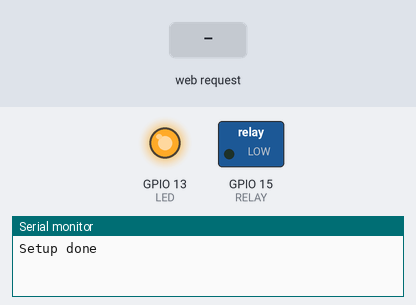
Bench run of a program on a simulated ESP8266 (NodeMCU). Shown: switched loads named in the program (green lamp = pin HIGH), output pins drawn as LEDs (lit = HIGH), the last lines printed to the serial monitor. Inputs (shaded band) come from the test bench. WiFi joins after 1.5 s; servers stay silent unless stated; network time is answered at once with the bench clock; the local clock reads 2024-03-15 10:24:30 at power-on unless the program sets it.

Above: at 2.7 s.
2.8 s: HTTP request GET /ring received
At 3.7 s:
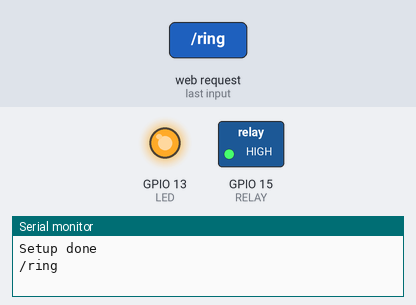
8.8 s: HTTP request GET /ring?ssid=1 received
At 14.5 s:
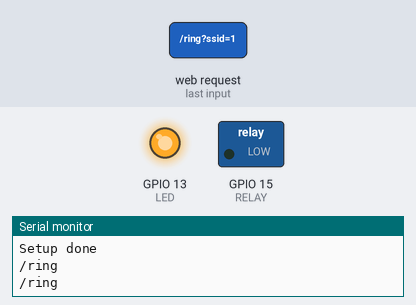
Timing chart, 0 to 15.3 s (numbered marks = the images above; inputs shaded):
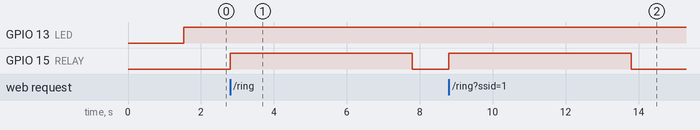

Measured:
- after the input at 2.8 s, GPIO 15 (RELAY): LOW → HIGH at once, → LOW 5.0 s later
- after the input at 8.8 s, GPIO 15 (RELAY): LOW → HIGH at once, → LOW 5.0 s later

The program:

main.cpp
```cpp
// wifi stuff
#include <ESP8266WiFi.h>
#include <ESP8266mDNS.h>
// webpage
#include <ESP8266WebServer.h>
// ntp client
#include <WiFiUdp.h>
#include <NTPClient.h>

#define HOSTNAME "sinal"
#define RELAY 15 // D1
#define LED   13 // D2

// alarm stuff
bool isAlarming = false;
uint64_t alarmStart = 0;
// time sync
WiFiUDP ntpUDP;
NTPClient ntpClient(ntpUDP);  // UTC-3 (-10800), update each minute (60000)
// web server
ESP8266WebServer webServer(80);
// common stuff for all subpages
String pageCommon = R"(
  <!DOCTYPE html>
  <html>
  <head>
    <script>
      window.onload = function () {
        const navType = performance.navigation.type
        if (navType === 1 || navType === 2)
          window.location.replace('/')
      }
    </script>
    <style>
      body { font-family: Arial, sans-serif; text-align: center; }
      p { margin: 10px 0px 5px; }
      button { padding: 5px 10px; margin: 5px; }
      input { padding: 5px; margin: 5px; }
      .form-container {
        background-color: #d0d0d0;
        padding: 0px 15px;
        display: inline-block; margin: 5px
      }
      .button-group {
        display: flex;
        justify-content: center;
        margin-top: 10px;
        margin: 0 5px;
      }
    </style>
    <meta charset='UTF-8'>
    <meta http-equiv='X-UA-Compatible' content='IE=edge'>
    <meta name='viewport' content='width=device-width, initial-scale=1.0'>
    <title>Sinal</title>
)";

// alarm stuff
void try2Alarm(int dow, int h, int m, int s);
// Pages handlers
void handleNotFound();
void handleRoot();
void handleRing();
void handleSave();


void setup() {
  pinMode(RELAY, OUTPUT);
  digitalWrite(RELAY, LOW);
  pinMode(LED, OUTPUT);
  digitalWrite(LED, LOW);

  Serial.begin(9600);

  // setup persistent wifi
  WiFi.setAutoReconnect(true);
  WiFi.persistent(true);
  WiFi.mode(WIFI_AP_STA);  // allow wifi connection and access point
  WiFi.softAP(HOSTNAME, "sinalconf", 1, false, 1);
  WiFi.begin();

  WiFi.waitForConnectResult(8000);

  // setup web server
  webServer.begin();
  webServer.onNotFound(handleNotFound);
  webServer.on("/", HTTP_GET, handleRoot);
  webServer.on("/ring", HTTP_GET, handleRing);
  webServer.on("/save", HTTP_GET, handleSave);

  // setup time client
  ntpClient.setTimeOffset(-10800);
  ntpClient.begin();
  // Hostname domain so that we don't need to know esp's ip
  MDNS.begin(HOSTNAME);

  Serial.println("Setup done");
}

void loop() {
  webServer.handleClient();
  ntpClient.update();  // time sync
  MDNS.update();  // hostname

  const uint64_t timeAlarming = millis() - alarmStart;
  if (isAlarming && timeAlarming >= 5000) {
    digitalWrite(RELAY, LOW);
    isAlarming = false;
  }
  else if (!isAlarming) {
    try2Alarm(0, 9, 0, 0);
    try2Alarm(0, 10, 50, 0);
    try2Alarm(0, 11, 0, 0);
    try2Alarm(0, 18, 30, 0);
    try2Alarm(4, 19, 30, 0);
  }

  digitalWrite(LED, WiFi.isConnected());
}


void try2Alarm(int dow, int h, int m, int s) {
  const bool match = ntpClient.isTimeSet() &&
      ntpClient.getDay() == dow &&
      ntpClient.getHours() == h &&
      ntpClient.getMinutes() == m &&
      ntpClient.getSeconds() == s;

  if (match) {
    digitalWrite(RELAY, HIGH);
    isAlarming = true;
    alarmStart = millis();
  }
}

void handleNotFound() {
  Serial.println("Not found");

  webServer.send(404, "text/html", pageCommon + R"(
    </head>
    <body>
      <h1>Página não encontrada</h1>
      <form action='/' method='GET'>
        <button type='submit'>página inicial</button>
      </form>
    </body>
    </html>
  )");
}

void handleRoot() {
  Serial.println("/");

  webServer.send(200, "text/html", pageCommon + R"(
    </head>
    <body>
      <h1>Sinal Autônomo</h1>
      <form class='form-container' action='/save' method='GET'>
        <p>Configure uma nova rede<p>
        <input type='text' name='ssid' placeholder=')" + WiFi.SSID() + R"( (atual)'><br>
        <input type='password' name='pass' placeholder='senha'><br>
        <button type='submit'>salvar</button>
      </form>
      <div class='button-group'>
        <form action='/ring' method='GET'>
          <button type='submit'>tocar 5s</button>
        </form>
      </div>
    </body>
    </html>
  )");
}

void handleRing() {
  Serial.println("/ring");

  // only alarm now if not alarming
  if (!isAlarming) {
    digitalWrite(RELAY, HIGH);
    isAlarming = true;
    alarmStart = millis();
  }

  webServer.send(200, "text/html", pageCommon + R"(
      <meta http-equiv='refresh' content='5; url=/'>
    </head>
    <body>
      <h1>Tocando</h1>
      <p>...</p>
    </body>
    </html>
  )");
}

void handleSave() {
  Serial.println("/save");

  String ssid = webServer.arg("ssid");  // Get value from the first text input
  String pass = webServer.arg("pass");  // Get value from the second text input

  if (ssid == "" && pass == "") {  // both empty fields not expected
    webServer.send(200, "text/html", pageCommon + R"(
      </head>
      <body>
        <h1>???</h1>
        <p>Você tentou salvar uma rede sem nome e sem senha</p>
        <form action='/' method='GET'>
          <button type='submit'>pagina inicial</button>
        </form>
      </body>
      </html>
    )");
  }
  else {
    if (ssid == "")  // just changing the password, so ssid keeps the same
      ssid = WiFi.SSID();

    webServer.send(200, "text/html", pageCommon + R"(
      </head>
      <body>
        <h1>Configurações salvas</h1>
        <p>Conecte seu dispositivo à nova rede ou à rede do sinal antes de prosseguir</p>
        <form action='/' method='GET'>
          <button type='submit'>pagina inicial</button>
        </form>
      </body>
      </html>
    )");

    delay(2000);
    WiFi.begin(ssid, pass);
  }
}
```
